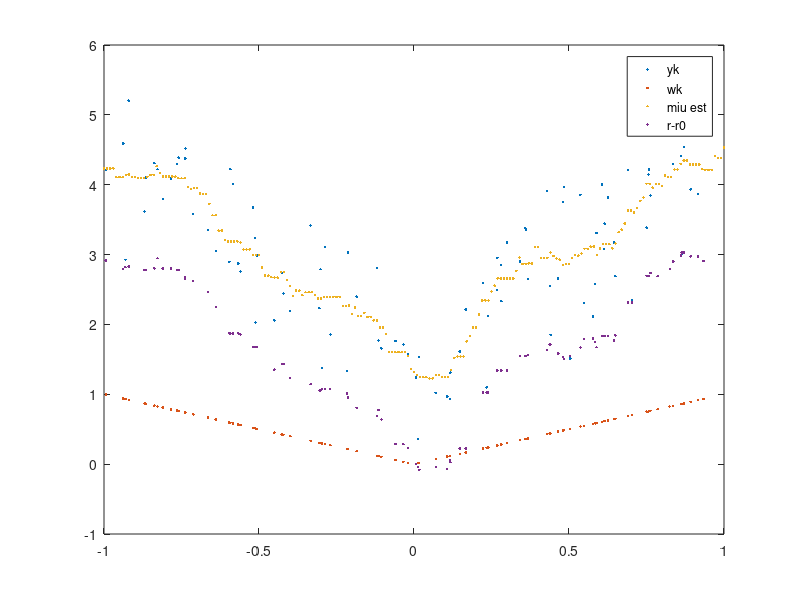
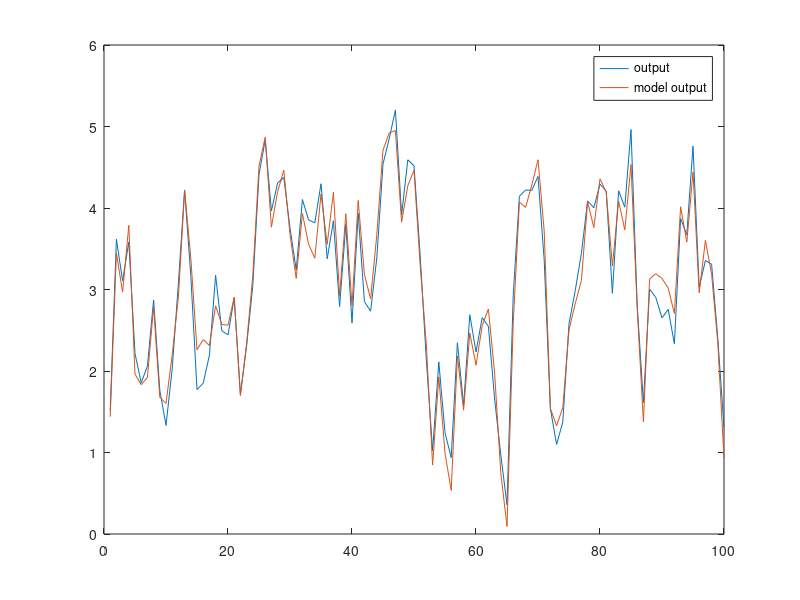

MATLAB code for these plots, in order:
% Hammerstein system
clear all;
close all;


miu_f = @(u) abs(u);



N = 100;
uk = [];
yk = [];
w = [0,0];

for n=3:N+2
   
   uk(n) = 2*rand()-1;
   
   wk(n) = miu_f( uk(n) );
   zk = 0;
   yk(n) = 3*wk(n) + 2*wk(n-1) + 1*wk(n-2) + zk;
end

uk = uk(3:end);
wk = wk(3:end);
yk = yk(3:end);

plot(uk,yk , ".")
hold on;
plot(uk,wk , ".")


% estimation of miu (lab5)
grid = -1:0.01:1;
miu_est = [];
u_kernel = [];
h = 0.1;

% we need this only to R(0)
% here not for grid but for u
for u=grid % or grid
    u_kernel = [];
    for i=1:N
        if uk(i) < u+h && uk(i) > u-h
            u_kernel(end+1) = yk(i);
        end      
    end
    miu_est(end+1) = sum(u_kernel)/length(u_kernel);
end


plot(grid,miu_est, ".")




R_zero = miu_est(101);

% generating new wk
miu_est = [];
for u=uk % or grid
    u_kernel = [];
    for i=1:N
        if uk(i) < u+h && uk(i) > u-h
            u_kernel(end+1) = yk(i);
        end      
    end
    miu_est(end+1) = sum(u_kernel)/length(u_kernel);
end



miu_size = size(miu_est);
miu_size = miu_size(2);

miu_est(1)
for i=1:miu_size
    miu_est(i) = miu_est(i)-R_zero;
end

miu_est(1)


plot(uk,miu_est, ".")
legend("yk","wk","miu est", "r-r0");


new_wk = miu_est;



% estomations of gammas

Uk = [0,0,new_wk];
Yk = yk;
phi = [];



Uk = [0,0,new_wk];
phi = [ Uk(3:end)', Uk(2:end-1)', Uk(1:end-2)'];
gamma_est = mpower((phi'*phi),-1)*phi'*Yk';

% 
% phi = [];
% for i=2:N+1 
%     phi = [phi; power(Uk(i+1),2),Uk(i+1), power(Uk(i),2),Uk(i),  power(Uk(i-1),2),Uk(i-1) ];
% end
% THETA_est = mpower((phi'*phi),-1)*phi'*Yk';
% %%%%%%%%% DECOMPOSITION
% M = [ THETA_est(1:2), THETA_est(3:4), THETA_est(5:6)];
% [P,D,Q] = svd(M);
% scale = P(1,1)-P(1,2);
% c_est = P(1,:)/scale;
% gamma_est = D(1,1)*Q(:,1)*scale;
% M_est = c_est' * gamma_est';
% 
% stop




% generate new output
new_gamma = gamma_est;

new_wk = [0,0,new_wk];
new_yk = [];
for n=3:N+2
   new_yk(n) = new_gamma(1)*new_wk(n) + new_gamma(2)*new_wk(n-1) + new_gamma(3)*new_wk(n-2);
end
new_yk = new_yk(3:end);

figure
plot(yk, "-");
hold on;
plot(new_yk, "-");
legend("output", "model output");

